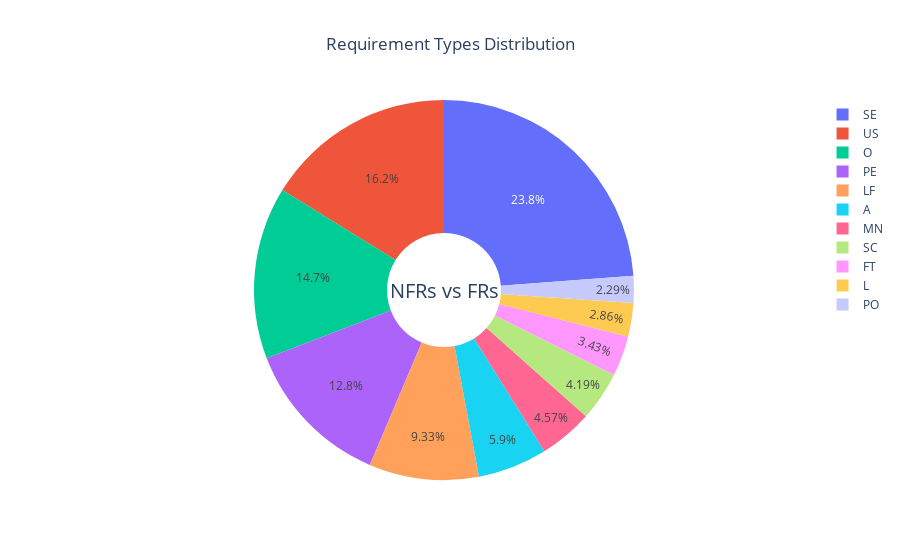

The notebook cell saved with this chart:
### Code cell
# Create the pie chart
fig = go.Figure(data=[go.Pie(labels=df2._class_.value_counts().index, values=df2._class_.value_counts().values, hole=0.3)])

# Update layout for better visualization
fig.update_layout(
    title="Requirement Types Distribution",
    title_x=0.5,  # Center the title
    annotations=[dict(text='NFRs vs FRs', x=0.5, y=0.5, font_size=20, showarrow=False)]
)

# Show the plot
fig.show()

### Figure 1 — Plotly figure (JSON) as saved in the notebook; plotly's stock layout.template omitted (floating-point values rounded to 4 significant figures)
{"data": [{"hole": 0.3, "labels": ["SE", "US", "O", "PE", "LF", "A", "MN", "SC", "FT", "L", "PO"], "type": "pie", "values": [125, 85, 77, 67, 49, 31, 24, 22, 18, 15, 12]}], "layout": {"annotations": [{"font": {"size": 20}, "showarrow": false, "text": "NFRs vs FRs", "x": 0.5, "y": 0.5}], "title": {"text": "Requirement Types Distribution", "x": 0.5}}}
